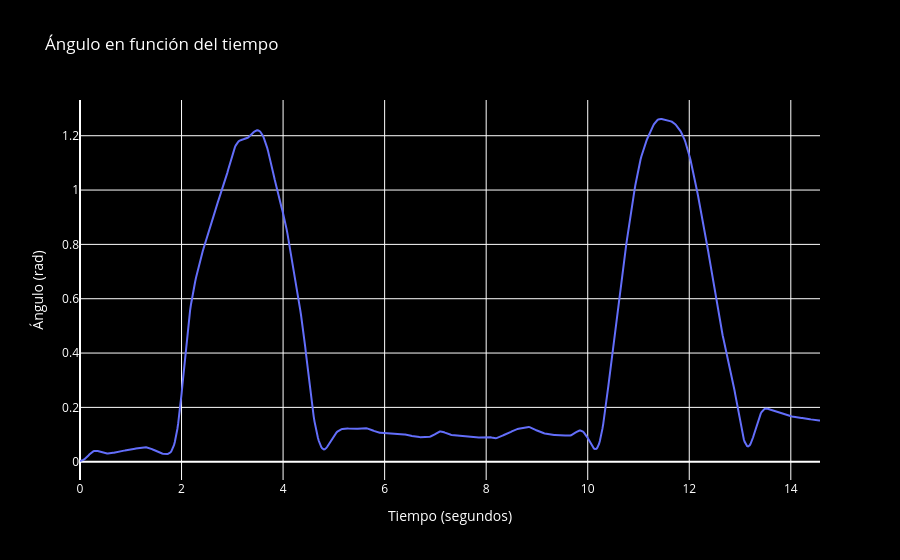
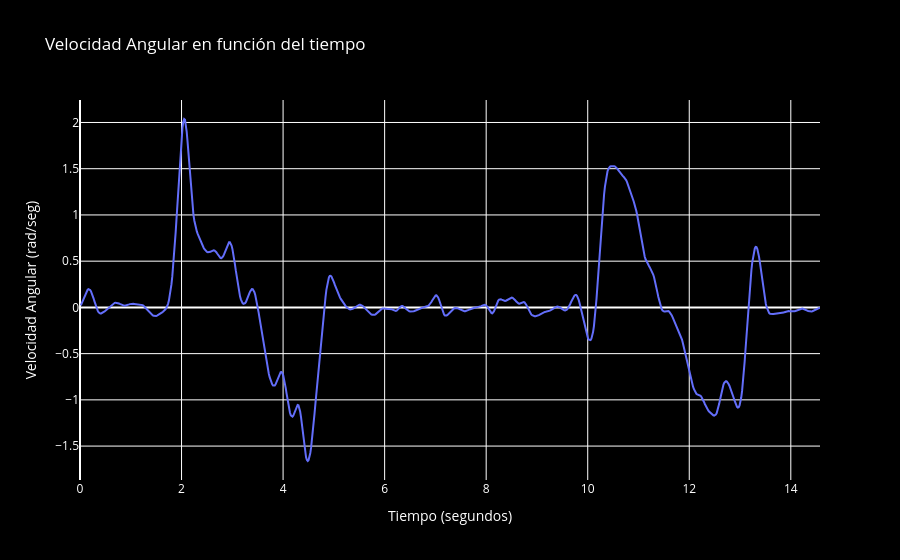
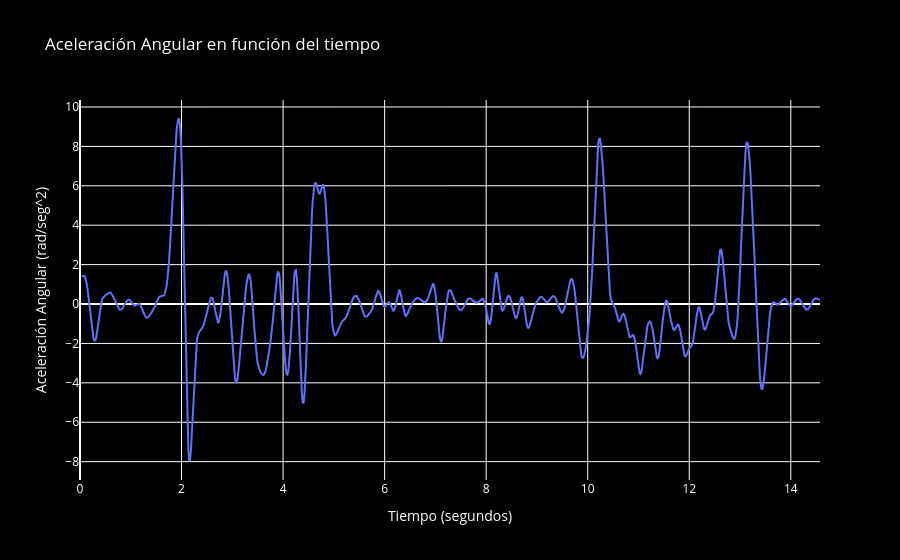

The notebook cell saved with these charts, in order:
### Markdown cell above
### Sin filtrar

### Code cell
import plotly.express as px

# Cargar el CSV con las coordenadas y frames del trackeo
df_nuevo = pd.read_csv('output/tracked_landmarks.csv')

# Crear el gráfico para el ángulo
fig_angulo = px.line(df_nuevo, x='time_seconds', y='ángulo_26_28',
                     labels={'ángulo_26_28': 'Ángulo (rad)', 'time_seconds': 'Tiempo (segundos)'},
                     title='Ángulo en función del tiempo')
fig_angulo.update_layout(yaxis_title='Ángulo (rad)', xaxis_title='Tiempo (segundos)', plot_bgcolor='black', paper_bgcolor='black', font=dict(color='white'))
fig_angulo.show()

# Crear el gráfico para la velocidad angular
fig_velocidad = px.line(df_nuevo, x='time_seconds', y='velocidad_angular',
                        labels={'velocidad_angular': 'Velocidad Angular (rad/seg)', 'time_seconds': 'Tiempo (segundos)'},
                        title='Velocidad Angular en función del tiempo')
fig_velocidad.update_layout(yaxis_title='Velocidad Angular (rad/seg)', xaxis_title='Tiempo (segundos)', plot_bgcolor='black', paper_bgcolor='black', font=dict(color='white'))
fig_velocidad.show()

# Crear el gráfico para la aceleración angular
fig_aceleracion = px.line(df_nuevo, x='time_seconds', y='aceleracion_angular',
                          labels={'aceleracion_angular': 'Aceleración Angular (rad/seg^2)', 'time_seconds': 'Tiempo (segundos)'},
                          title='Aceleración Angular en función del tiempo')
fig_aceleracion.update_layout(yaxis_title='Aceleración Angular (rad/seg^2)', xaxis_title='Tiempo (segundos)', plot_bgcolor='black', paper_bgcolor='black', font=dict(color='white'))
fig_aceleracion.show()

### Figure 1 — Plotly figure (JSON) as saved in the notebook; plotly's stock layout.template omitted (floating-point values rounded to 4 significant figures; data arrays with more than 128 entries replaced by an {"elided": "..."} marker saying what was removed)
{"data": [{"hovertemplate": "Tiempo (segundos)=%{x}<br>Ángulo (rad)=%{y}<extra></extra>", "legendgroup": "", "line": {"color": "#636efa", "dash": "solid"}, "marker": {"symbol": "circle"}, "mode": "lines", "name": "", "orientation": "v", "showlegend": false, "type": "scatter", "x": {"elided": "875 float values"}, "xaxis": "x", "y": {"elided": "875 float values"}, "yaxis": "y"}], "layout": {"font": {"color": "white"}, "legend": {"tracegroupgap": 0}, "paper_bgcolor": "black", "plot_bgcolor": "black", "title": {"text": "Ángulo en función del tiempo"}, "xaxis": {"anchor": "y", "domain": [0, 1], "title": {"text": "Tiempo (segundos)"}}, "yaxis": {"anchor": "x", "domain": [0, 1], "title": {"text": "Ángulo (rad)"}}}}

### Figure 2 — Plotly figure (JSON) as saved in the notebook; plotly's stock layout.template omitted (floating-point values rounded to 4 significant figures; data arrays with more than 128 entries replaced by an {"elided": "..."} marker saying what was removed)
{"data": [{"hovertemplate": "Tiempo (segundos)=%{x}<br>Velocidad Angular (rad/seg)=%{y}<extra></extra>", "legendgroup": "", "line": {"color": "#636efa", "dash": "solid"}, "marker": {"symbol": "circle"}, "mode": "lines", "name": "", "orientation": "v", "showlegend": false, "type": "scatter", "x": {"elided": "875 float values"}, "xaxis": "x", "y": {"elided": "875 float values"}, "yaxis": "y"}], "layout": {"font": {"color": "white"}, "legend": {"tracegroupgap": 0}, "paper_bgcolor": "black", "plot_bgcolor": "black", "title": {"text": "Velocidad Angular en función del tiempo"}, "xaxis": {"anchor": "y", "domain": [0, 1], "title": {"text": "Tiempo (segundos)"}}, "yaxis": {"anchor": "x", "domain": [0, 1], "title": {"text": "Velocidad Angular (rad/seg)"}}}}

### Figure 3 — Plotly figure (JSON) as saved in the notebook; plotly's stock layout.template omitted (floating-point values rounded to 4 significant figures; data arrays with more than 128 entries replaced by an {"elided": "..."} marker saying what was removed)
{"data": [{"hovertemplate": "Tiempo (segundos)=%{x}<br>Aceleración Angular (rad/seg^2)=%{y}<extra></extra>", "legendgroup": "", "line": {"color": "#636efa", "dash": "solid"}, "marker": {"symbol": "circle"}, "mode": "lines", "name": "", "orientation": "v", "showlegend": false, "type": "scatter", "x": {"elided": "875 float values"}, "xaxis": "x", "y": {"elided": "875 float values"}, "yaxis": "y"}], "layout": {"font": {"color": "white"}, "legend": {"tracegroupgap": 0}, "paper_bgcolor": "black", "plot_bgcolor": "black", "title": {"text": "Aceleración Angular en función del tiempo"}, "xaxis": {"anchor": "y", "domain": [0, 1], "title": {"text": "Tiempo (segundos)"}}, "yaxis": {"anchor": "x", "domain": [0, 1], "title": {"text": "Aceleración Angular (rad/seg^2)"}}}}
